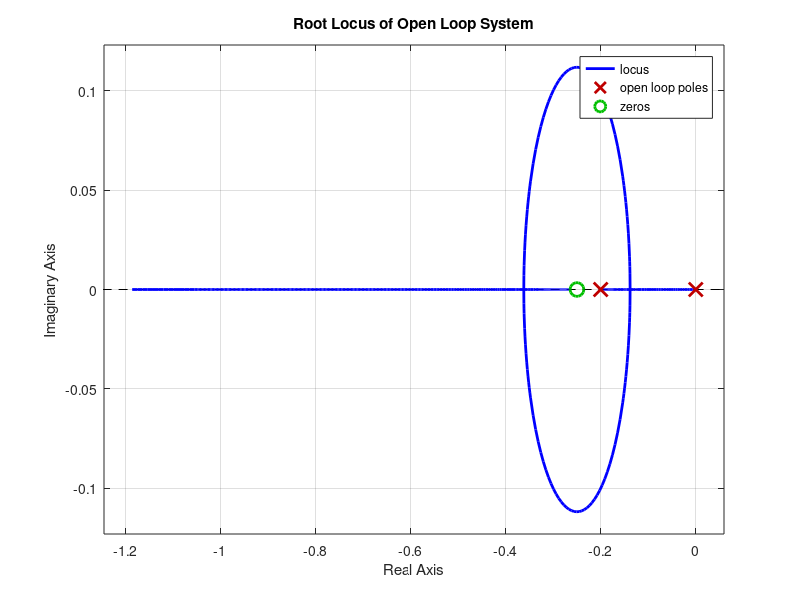
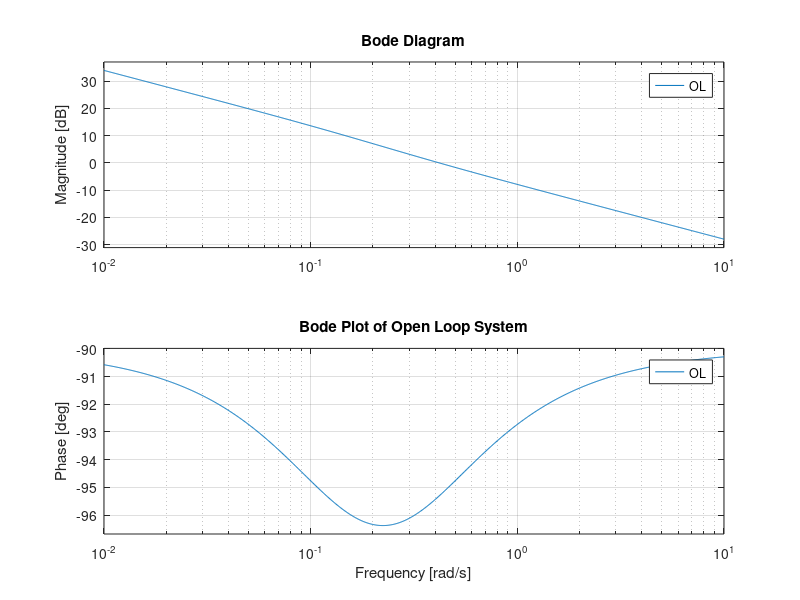

Write the MATLAB code that produced these figures, in order.
clc;
clear;
close all;

% Define Laplace Variable
s = tf('s');

% Vehicle Model
G = 1/(5*s + 1);

% PI Controller Parameters
Kp = 2;
Ki = 0.5;

% PI Controller
C = Kp + Ki/s;

% Open Loop System
OL = C*G;

% Closed Loop System
CL = feedback(OL,1);

% Display Transfer Functions
disp('Plant Transfer Function:')
G

disp('PI Controller:')
C

disp('Closed Loop Transfer Function:')
CL

% Root Locus
figure;
rlocus(OL);

title('Root Locus of Open Loop System');
grid on;

% Bode Plot
figure;
bode(OL);

title('Bode Plot of Open Loop System');
grid on;
